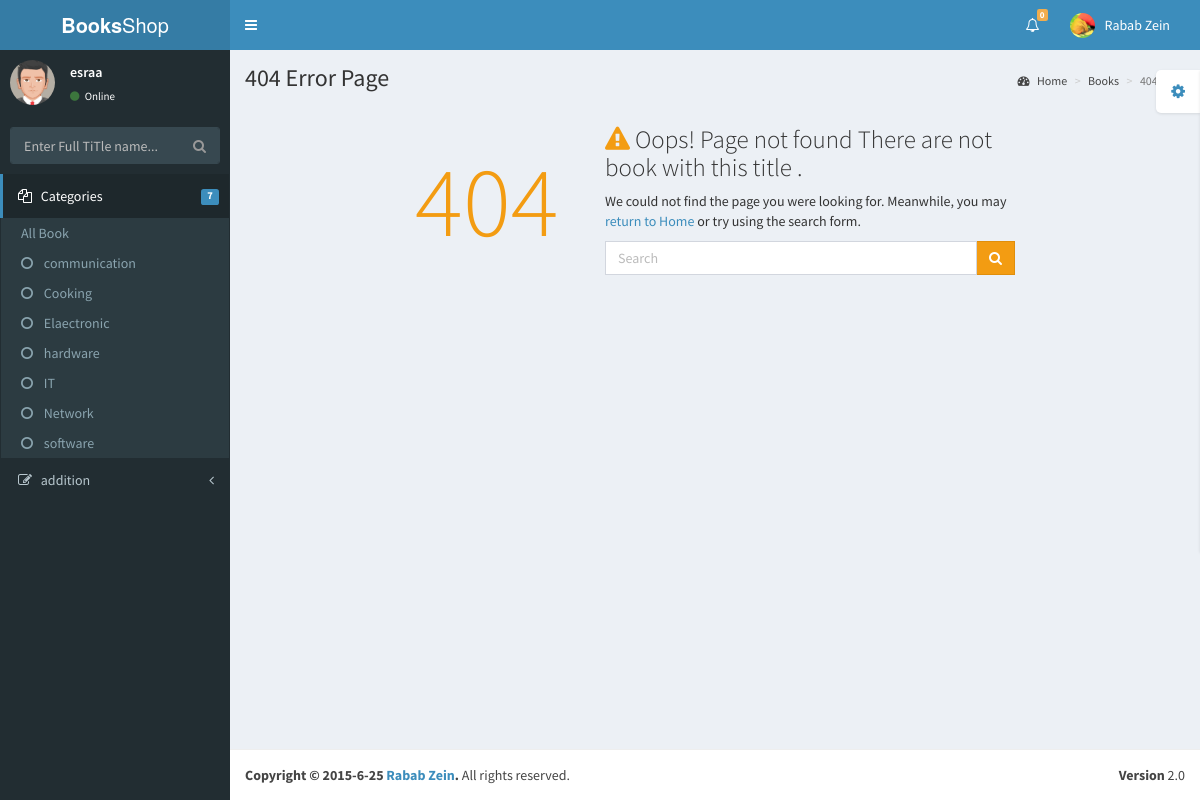
The app's page /pages/examples/404.php (signed in) with its own data.
### tables this page shows
CREATE TABLE `category` (
  `id` int(10) unsigned NOT NULL AUTO_INCREMENT,
  `name` varchar(50) NOT NULL,
  PRIMARY KEY (`id`),
  UNIQUE KEY `name` (`name`)
);

### ormProject.php (called while the page is built, shortened)
<?php
class ORM {
	static $conn;
	private $dbconn;
	protected $table;
	static function getInstance(){
		if(self::$conn == null){
			self::$conn = new ORM();
		}
	        return self::$conn;
	}
	protected function __construct(){
		extract($GLOBALS['conf']);
		$this->dbconn = new mysqli($host, $username, $password, $database);
	}
	function setTable($table){
		$this->table = $table;
	}
	function selectAll( $cols ,  $cond=''){
		$query = "select  $cols from $this->table ";
		$state=mysqli_query($this->dbconn, $query);
        	if(!$state){
			$this->errorsInDataBase[]= $this->dbconn->error;
        	}
		else{
			$allRow=array();
			$num_results =mysqli_num_rows($state);
			for ($i=0; $i <$num_results; $i++) {
				$row = mysqli_fetch_assoc($state);
				$allRow[]=$row;
			}
		}
		return $allRow ;
    	}
}

### pages/examples/404.php (the view, shortened to what this page needs)
<!DOCTYPE html>
<html>
  <head>
    <link href="../../bootstrap/css/bootstrap.min.css" rel="stylesheet" type="text/css" />
    <link href="https://maxcdn.bootstrapcdn.com/font-awesome/4.3.0/css/font-awesome.min.css" rel="stylesheet" type="text/css" />
    <link href="http://code.ionicframework.com/ionicons/2.0.0/css/ionicons.min.css" rel="stylesheet" type="text/css" />
    <link href="../../dist/css/AdminLTE.min.css" rel="stylesheet" type="text/css" />
    <link href="../../dist/css/skins/_all-skins.min.css" rel="stylesheet" type="text/css" />
  </head>
  <body class="skin-blue">
  <?php
    require '../../ormProject.php';
    $connection=ORM::getInstance();
    $connection->setTable('category');
    $connection->setTable('category');
    $categories=$connection->selectAll( "*");
    $connection->setTable('book');
    $allBooks=$connection->selectAll("*");
  ?>
    <div class="wrapper">
      <header class="main-header">
        <a href="#" class="logo"><b>Books</b>Shop</a>
        <nav class="navbar navbar-static-top" role="navigation">
          <a href="#" class="sidebar-toggle" data-toggle="offcanvas" role="button">
          </a>
          <div class="navbar-custom-menu">
            <ul class="nav navbar-nav">
              <li class="dropdown notifications-menu">
                <a href="#" class="dropdown-toggle" data-toggle="dropdown">
                  <i class="fa fa-bell-o"></i>
                  <span class="label label-warning"><?php echo count($allBooks);?></span>
                </a>
              </li>
              <li class="dropdown user user-menu">
                <a href="#" class="dropdown-toggle" data-toggle="dropdown">
                  <img src="../../dist/img/rabab.jpg" class="user-image" alt="User Image"/>
                  <span class="hidden-xs">Rabab Zein</span>
                </a>
              </li>
            </ul>
          </div>
        </nav>
      </header>
      <aside class="main-sidebar">
        <section class="sidebar">
          <div class="user-panel">
            <div class="pull-left image">
              <img src="../../dist/img/avatar5.png" class="img-circle" alt="User Image" />
            </div>
            <div class="pull-left info">
              <p><?php echo $_SESSION['userName']?></p>
              <a href="#"><i class="fa fa-circle text-success"></i> Online</a>
            </div>
          </div>
          <form action="#" method="post" class="sidebar-form">
            <div class="input-group">
              <input type="text" name="search"  class="form-control" placeholder="Enter Full TiTle name..." onkeyup="myAutocomplete(this.value)"  id="quickSearch"/>
              <span class="input-group-btn">
                <button type='submit' name='seach' id='search-btn' class="btn btn-flat"><i class="fa fa-search"></i></button>
              </span>
            </div>
          </form>
          <ul class="sidebar-menu">
            <li class="treeview active">
              <a href="#">
                <i class="fa fa-files-o"></i>
                <span>Categories</span>
                <span class="label label-primary pull-right"><?php echo count($categories) ; ?></span>
              </a>
              <ul class="treeview-menu">
              <li><a href="../layout/collapsed-sidebar.php?all='all'">All Book</a></li>
              <?php
              for($i = 0; $i<count($categories); $i++){
               ?>
                <li><a href="../layout/collapsed-sidebar.php?id=<?php echo $categories[$i]['id'];?>"><i class="fa fa-circle-o"></i> <?php echo $categories[$i]['name'] ;?></a></li>
               <?php }?>
               </ul>
            </li>
            <li class="treeview">
              <a href="#">
                <i class="fa fa-edit"></i> <span>addition</span>
                <i class="fa fa-angle-left pull-right"></i>
              </a>
            </li>
          </ul>
        </section>
      </aside>
      <div class="content-wrapper">
        <section class="content-header">
          <h1>
            404 Error Page
          </h1>
          <ol class="breadcrumb">
            <li><a href="#"><i class="fa fa-dashboard"></i> Home</a></li>
            <li><a href="#">Books</a></li>
            <li class="active">404 error</li>
          </ol>
        </section>
        <section class="content">
          <div class="error-page">
            <h2 class="headline text-yellow"> 404</h2>
            <div class="error-content">
              <h3><i class="fa fa-warning text-yellow"></i> Oops! Page not found There are not book with this title .</h3>
              <p>
                We could not find the page you were looking for.
                Meanwhile, you may <a href='../layout/collapsed-sidebar.php'>return to Home</a> or try using the search form.
              </p>
              <form action="#" method="post" class='search-form'>
                <div class='input-group'>
                  <input type="text" name="search" class='form-control' placeholder="Search"/>
                  <div class="input-group-btn">
                    <button type="submit" name="submit" class="btn btn-warning btn-flat"><i class="fa fa-search"></i></button>
                  </div>
                </div>
              </form>
            </div>
          </div>
        </section>
      </div>
      <footer class="main-footer">
        <div class="pull-right hidden-xs">
          <b>Version</b> 2.0
        </div>
        <strong>Copyright &copy; 2015-6-25 <a href="https://www.facebook.com/rabab.zein">Rabab Zein</a>.</strong> All rights reserved.
      </footer>
    </div>
  </body>
</html>

### records on screen
category: name "communication"
category: name "Cooking"
category: name "Elaectronic"
category: name "hardware"
category: name "IT"
category: name "Network"
category: name "software"

### other values on screen
count($allBooks) "0"
$_SESSION['userName'] "esraa"
count($categories) "7"
